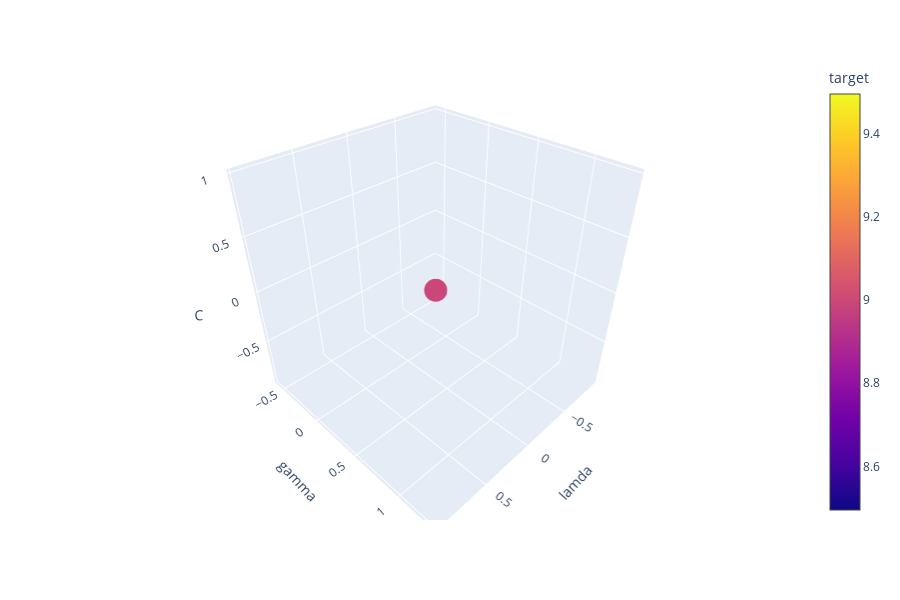

Write notebook code for a chart like this one.
### Code cell
px.scatter_3d(df1, x = "lamda", y = "gamma", z = "C", color = "target")

### Figure 1 — Plotly figure (JSON) as saved in the notebook; plotly's stock layout.template omitted (floating-point values rounded to 4 significant figures)
{"data": [{"hoverlabel": {"namelength": 0}, "hovertemplate": "lamda=%{x}<br>gamma=%{y}<br>C=%{z}<br>target=%{marker.color}", "legendgroup": "", "marker": {"color": [8.995], "coloraxis": "coloraxis", "symbol": "circle"}, "mode": "markers", "name": "", "scene": "scene", "showlegend": false, "type": "scatter3d", "x": [0.02], "y": [0.3763], "z": [0.03]}], "layout": {"coloraxis": {"colorbar": {"title": {"text": "target"}}, "colorscale": [[0, "#0d0887"], [0.1111, "#46039f"], [0.2222, "#7201a8"], [0.3333, "#9c179e"], [0.4444, "#bd3786"], [0.5556, "#d8576b"], [0.6667, "#ed7953"], [0.7778, "#fb9f3a"], [0.8889, "#fdca26"], [1, "#f0f921"]]}, "height": 600, "legend": {"tracegroupgap": 0}, "margin": {"t": 60}, "scene": {"domain": {"x": [0, 0.98], "y": [0, 1]}, "xaxis": {"title": {"text": "lamda"}}, "yaxis": {"title": {"text": "gamma"}}, "zaxis": {"title": {"text": "C"}}}}}
